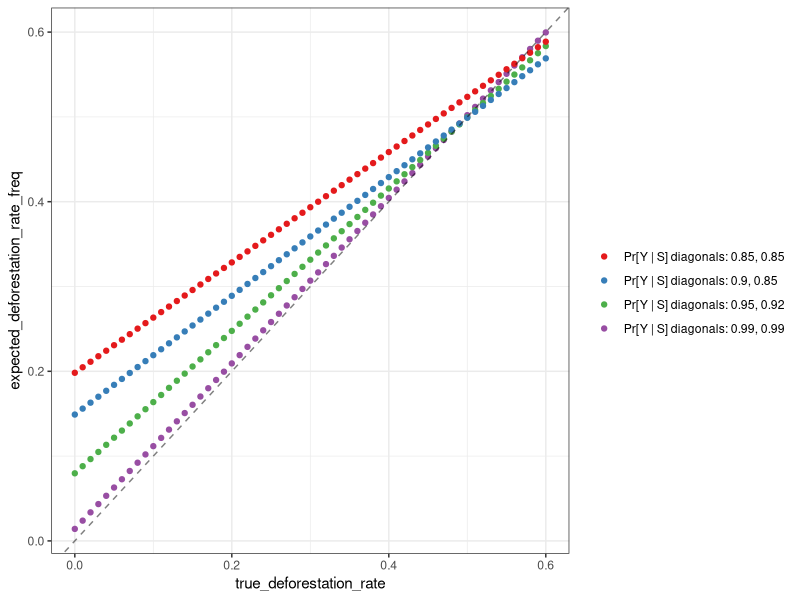

Write the R code that produced this figure.
library(ggplot2)

get_transition_probs <- function(M_S) {
    return(t(M_S) / rowSums(t(M_S)))
}

expected_deforestation_rate_freq <- function(deforestation_rate=0.04, pr_y_diagonals=c(0.9, 0.8)) {

    ## Transition probabilities for S
    ## Convention: hidden state 1 is forest, hidden state 2 is something else (not forest)
    P <- rbind(c(1 - deforestation_rate, deforestation_rate),
               c(0.02, 0.98))
    
    ## Pr[Y | S] (transpose of the way it's defined in the paper)
    pr_y <- rbind(c(pr_y_diagonals[1], 1 - pr_y_diagonals[1]),
                  c(1 - pr_y_diagonals[2], pr_y_diagonals[2]))
    
    ## Initial distribution over S
    mu <- c(0.7, 0.3)
    
    ## Joint distribution of S_t+1, S_t
    M_S <- t(P * matrix(mu, length(mu), length(mu)))
    
    ## Joint distribution of Y_t+1, Y_t
    M_Y <- t(pr_y) %*% M_S %*% pr_y

    stopifnot(isTRUE(all.equal(sum(M_S), 1.0)))
    stopifnot(isTRUE(all.equal(sum(M_Y), 1.0)))
        
    ## Sanity check: this should be true (we correctly recover P from M_S)
    stopifnot(isTRUE(all.equal(P, get_transition_probs(M_S))))

    P_freq <- get_transition_probs(M_Y)
    
    deforestation_rate_freq <- P_freq[1, 2]
    return(deforestation_rate_freq)
}

true_deforestation_rates <- seq(0.0, 0.601, 0.01)
dfs <- list()
for(pr_y_diagonals in list(c(0.99, 0.99), c(0.95, 0.92), c(0.90, 0.85), c(0.85, 0.85))) {
    expected_deforestation_rates_freq <- sapply(true_deforestation_rates, expected_deforestation_rate_freq, pr_y_diagonals=pr_y_diagonals)
    df <- data.frame(true_deforestation_rate=true_deforestation_rates,
                     expected_deforestation_rate_freq=expected_deforestation_rates_freq)
    df$label <- sprintf("Pr[Y | S] diagonals: %s, %s", pr_y_diagonals[1], pr_y_diagonals[2])
    dfs[[length(dfs) + 1]] <- df
}

df <- do.call(rbind, dfs)

colors <- c("#e41a1c",
            "#377eb8",
            "#4daf4a",
            "#984ea3")
p <- (ggplot(df, aes(x=true_deforestation_rate, y=expected_deforestation_rate_freq, color=label)) +
      geom_point() +
      theme_bw() +
      scale_color_manual("", values=colors) +
      geom_abline(slope=1, lty=2, alpha=0.5))
ggsave(p, filename="example_expected_deforestation_rate_freq_given_true_deforestation_rate.png", width=6, height=4, units="in")
